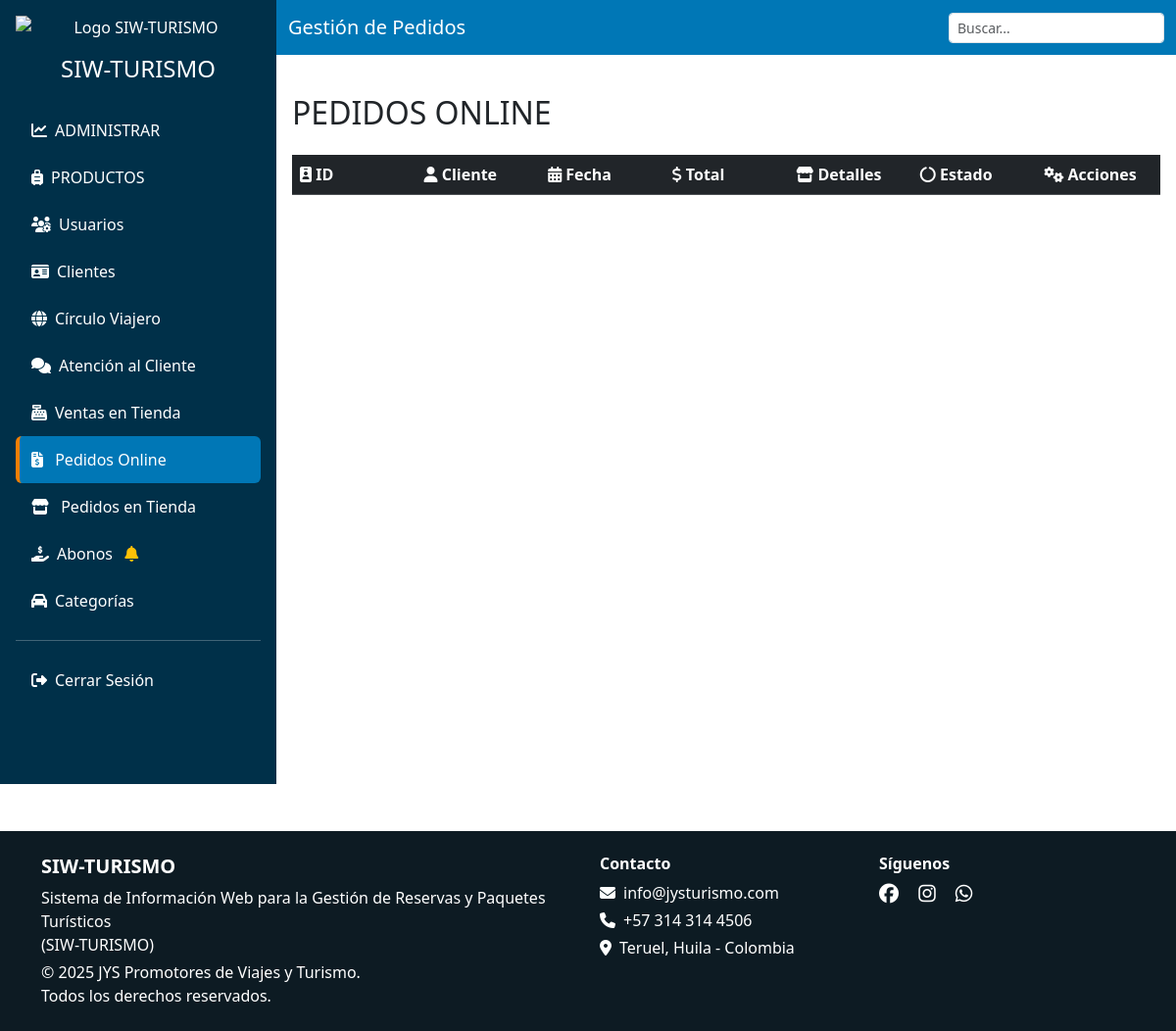
Before: /vista/admin/pedidos.php (signed in) with the older database file.
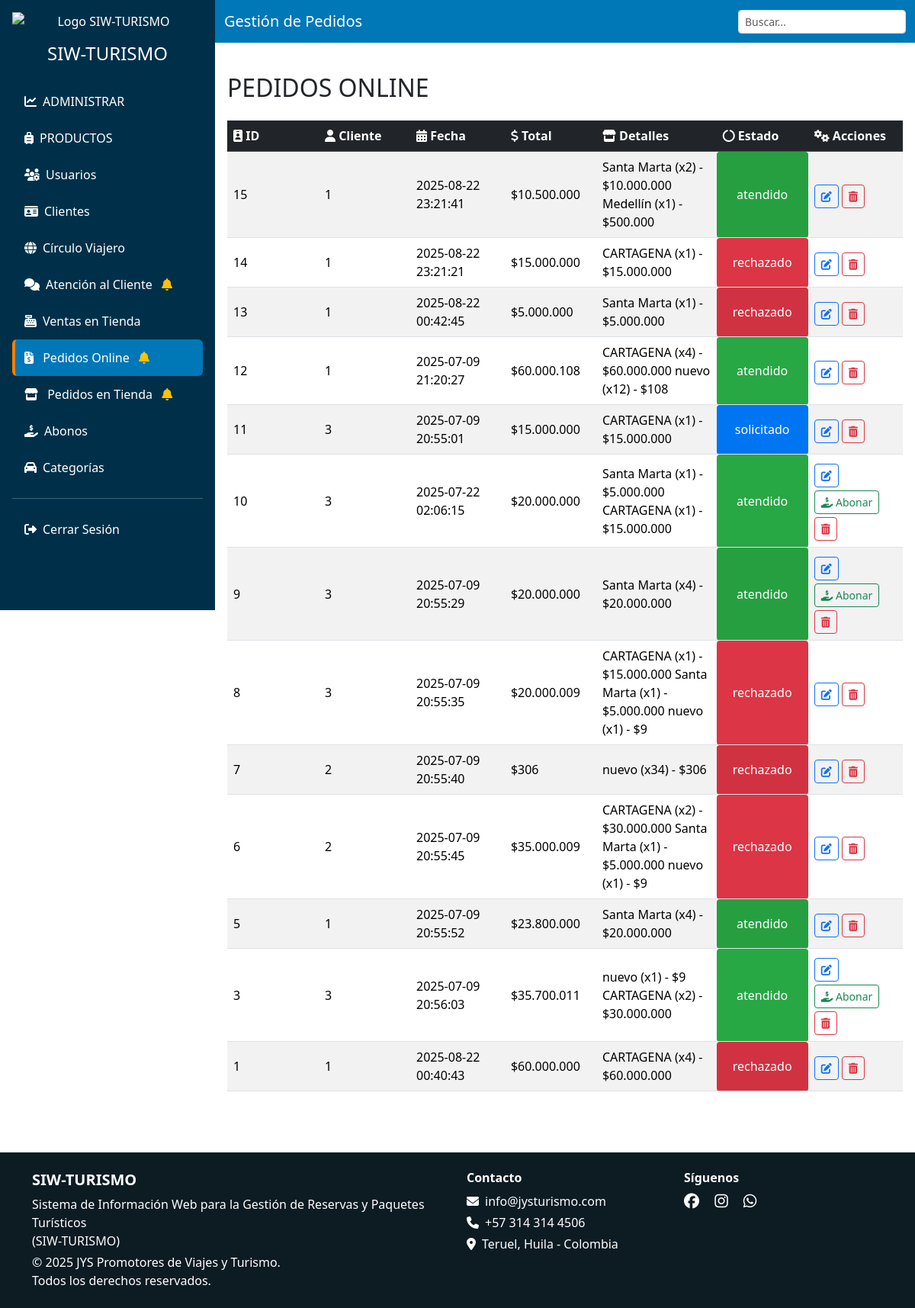
After: the same page with the newer database file.
### tables this page shows
CREATE TABLE `ventas` (
  `id` int(11) NOT NULL,
  `tipo_venta` enum('online','fisica','','') NOT NULL,
  `fecha` timestamp NOT NULL DEFAULT current_timestamp(),
  `total` int(11) NOT NULL,
  `id_cliente` int(11) NOT NULL,
  `estado` enum('solicitado','atendido','rechazado') DEFAULT NULL,
  `detalles` text DEFAULT NULL
);

### modelo/obtenerEstados.php (called while the page is built, shortened)
<?php
function hayPedidos($conn)
{
    $sql = "SELECT 1 FROM ventas WHERE estado = ? AND tipo_venta = 'online' LIMIT 1";
    $stmt = $conn->prepare($sql);
    if ($stmt) {
        $estado = "solicitado";
        $stmt->bind_param("s", $estado);
        $stmt->execute();
        $stmt->store_result();
        $hay = ($stmt->num_rows > 0);
        return $hay;
    }
    return false;
}
function hayAtenciones($conn)
{
    $sql = "SELECT 1 FROM atencion_clientes WHERE estado = ? LIMIT 1";
    $stmt = $conn->prepare($sql);
    if ($stmt) {
        $estado = "PE";
        $stmt->bind_param("s", $estado);
        $stmt->execute();
        $stmt->store_result();
        $hay = ($stmt->num_rows > 0);
        return $hay;
    }
    return false;
}
function hayPedidosFisicos($conn){
    $sql = "SELECT 1 FROM ventas WHERE estado = ? AND tipo_venta = 'fisica' LIMIT 1";
    $stmt = $conn->prepare($sql);
    if ($stmt) {
        $estado = "solicitado";
        $stmt->bind_param("s", $estado);
        $stmt->execute();
        $stmt->store_result();
        $hay = ($stmt->num_rows > 0);
        return $hay;
    }
    return false;
}
function hayAbonosPendientes($conn){
    $sql = "SELECT 1 FROM abonos WHERE estado = 'pendiente' LIMIT 1";
    $stmt = $conn->prepare($sql);
    if ($stmt) {
        $stmt->execute();
        $stmt->store_result();
        $hay = ($stmt->num_rows > 0);
        return $hay;
    }
    return false;
}
?>

### modelo/pedidos_m.php (called while the page is built, shortened)
<?php
    function obtenerPedidos($conn) {
        $pedidos = [];
        $sql = "SELECT id, fecha, total, id_cliente, estado, detalles FROM ventas WHERE tipo_venta = 'online' ORDER BY id DESC";
        $resultado = $conn->query($sql);
        if ($resultado && $resultado->num_rows > 0) {
            while ($fila = $resultado->fetch_assoc()) {
                $pedidos[] = $fila;
            }
        }
        return $pedidos;
    }
?>

### modelo/ventas_m.php (called while the page is built, shortened)
<?php
function obtenerTotalAbonosPorVenta($conn, $id_venta) {
    $sql = "SELECT SUM(monto) AS total_abonos FROM abonos WHERE id_venta = ? AND estado = 'aceptado'";
    $stmt = $conn->prepare($sql);
    $stmt->bind_param("i", $id_venta);
    $stmt->execute();
    $result = $stmt->get_result();
    $row = $result->fetch_assoc();
    return $row['total_abonos'] ?? 0;
}
?>

### vista/admin/pedidos.php (the view, shortened to what the changed rows need)
<?php
include('header.php');
?>
<body>
  <?php
  include '../../conexion.php';
  include '../../modelo/pedidos_m.php';
  include '../../modelo/ventas_m.php';
  $pedidos = obtenerPedidos($conn);
  ?>
  <div class="d-flex flex-column flex-lg-row">
    <?php include('sidebar.php'); ?>
    <div class="flex-grow-1">
      <div class="main-content">
        <div class="d-flex justify-content-between align-items-center mb-4">
          <h2 class="mb-0 mt-4">PEDIDOS ONLINE</h2>
        </div>
        <div class="table-responsive">
          <table class="table table-striped table-hover align-middle">
            <thead class="table-dark">
              <tr>
                <th><i class="fas fa-id-badge"></i> ID</th>
                <th><i class="fas fa-user"></i> Cliente</th>
                <th><i class="fas fa-calendar-alt"></i> Fecha</th>
                <th><i class="fas fa-dollar-sign"></i> Total</th>
                <th><i class="fas fa-store"></i> Detalles</th>
                <th><i class="fas fa-circle-notch"></i> Estado</th>
                <th><i class="fas fa-cogs"></i> Acciones</th>
              </tr>
            </thead>
            <tbody>
              <?php foreach ($pedidos as $pedido): ?>
                <tr>
                  <td><?= $pedido['id'] ?></td>
                  <td><?= $pedido['id_cliente'] ?></td>
                  <td><?= $pedido['fecha'] ?></td>
                  <td>$<?= number_format($pedido['total'], 0, ',', '.') ?></td>
                  <td><?= htmlspecialchars($pedido['detalles']) ?></td>
                  <?php
                  $colores = [
                    'atendido' => '#28a745',
                    'rechazado' => '#dc3545',
                    'solicitado' => '#007bff'
                  ];
                  $estado = strtolower($pedido['estado']);
                  $color = isset($colores[$estado]) ? $colores[$estado] : '#6c757d';
                  ?>
                  <td style="background-color:<?= $color ?>;color:#fff;padding:5px;border-radius:4px;text-align:center;">
                    <?= htmlspecialchars($pedido['estado']) ?>
                  </td>
                  <td>
                    <button class="btn btn-sm btn-outline-primary mt-1" data-bs-toggle="modal"
                      data-bs-target="#modalEditar<?= $pedido['id'] ?>">
                      <i class="fas fa-edit"></i>
                    </button>
                    <?php
                    $id_venta = $pedido['id'];
                    $totalAbonos = obtenerTotalAbonosPorVenta($conn, $id_venta);
                    $saldoPendiente = $pedido['total'] - $totalAbonos;
                    ?>
                    <?php if ($saldoPendiente > 0 && $pedido['estado'] == 'atendido'): ?>
                      <button class="btn btn-sm btn-outline-success mt-1" data-bs-toggle="modal"
                        data-bs-target="#abonarpedidoModal<?php echo $pedido['id']; ?>">
                        <i class="fas fa-hand-holding-usd"></i> Abonar
                      </button>
                    <?php endif; ?>
                    <button class="btn btn-sm btn-outline-danger mt-1"
                      onclick="eliminar(event, <?= $pedido['id'] ?>)"><i class="fas fa-trash-alt"></i>
                    </button>
                  </td>
                </tr>
              <?php endforeach; ?>
            </tbody>
          </table>
        </div>
      </div>
    </div>
  </div>
  <?php include('footer.php'); ?>
</body>
</html>

### vista/admin/sidebar.php (shortened to what the changed rows need)
<?php
include '../../conexion.php';
include '../../modelo/obtenerEstados.php';
$CampanaPedidos = hayPedidos($conn);
$CampanaAtencion = hayAtenciones($conn);
$CampanaPedidosFisicos=hayPedidosFisicos($conn);
$campanaAbonos = hayAbonosPendientes($conn);
?>
<!DOCTYPE html>
<html lang="es">
<head>
    <link
        href="../../libs/bootstrap-5.3.3-dist/css/bootstrap.min.css"
        rel="stylesheet" />
</head>
<body>
    <div class="sidebar p-3 text-center d-flex flex-column flex-shrink-0 text-white overflow-auto vh-100">
        <nav style="min-width: 250px;">
            <ul class="nav nav-pills flex-column text-start">
                <?php if ($_SESSION['rol'] == 'ADMIN' || $_SESSION['rol'] == 'ATENCION_CLIENTE'): ?>
                    <li class="nav-item">
                        <a href="atencion_cliente.php" class="nav-link i-atencion_cliente text-white">
                            <i class="fas fa-comments me-2"></i>Atención al Cliente
                            <?php if ($CampanaAtencion): ?>
                                <i class="fas fa-bell text-warning ms-2"></i>
                            <?php endif; ?>
                        </a>
                    </li>
                <?php endif; ?>
                <li class="nav-item">
                    <a href="pedidos.php" class="nav-link i-pedidos text-white">
                        <i class="fas fa-file-invoice-dollar me-2"></i>
                        Pedidos Online
                        <?php if ($CampanaPedidos): ?>
                            <i class="fas fa-bell text-warning ms-2"></i>
                        <?php endif; ?>
                    </a>
                </li>
                 <li class="nav-item">
                    <a href="pedidos_tienda.php" class="nav-link i-pedidos_tienda text-white">
                        <i class="fas fa-store me-2"></i>
                        Pedidos en Tienda
                        <?php if ($CampanaPedidosFisicos): ?>
                            <i class="fas fa-bell text-warning ms-2"></i>
                        <?php endif; ?>
                    </a>
                </li>
                <?php if ($_SESSION['rol'] != 'ATENCION_CLIENTE'): ?>
                    <li class="nav-item">
                        <a href="abonos.php" class="nav-link i-abonos text-white">
                            <i class="fas fa-hand-holding-usd me-2"></i>Abonos
                            <?php if ($campanaAbonos): ?>
                            <i class="fas fa-bell text-warning ms-2"></i>
                        <?php endif; ?>
                        </a>
                    </li>
                <?php endif; ?>
            </ul>
        </nav>
    </div>
</body>
</html>

Changed rows visible on the page:
now on this page (row edited): ventas: id "15", id_cliente "1", fecha "2025-08-22 23:21:41", total "10.500.000", detalles "Santa Marta (x2) - $10.000.000 Medellín (x1) - $500.000", estado "atendido"
now on this page (row edited): ventas: id "14", id_cliente "1", fecha "2025-08-22 23:21:21", total "15.000.000", detalles "CARTAGENA (x1) - $15.000.000", estado "rechazado"
now on this page (row edited): ventas: id "13", id_cliente "1", fecha "2025-08-22 00:42:45", total "5.000.000", detalles "Santa Marta (x1) - $5.000.000", estado "rechazado"
now on this page (row edited): ventas: id "12", id_cliente "1", fecha "2025-07-09 21:20:27", total "60.000.108", detalles "CARTAGENA (x4) - $60.000.000 nuevo (x12) - $108", estado "atendido"
now on this page (row edited): ventas: id "11", id_cliente "3", fecha "2025-07-09 20:55:01", total "15.000.000", detalles "CARTAGENA (x1) - $15.000.000", estado "solicitado"
now on this page (row edited): ventas: id "10", id_cliente "3", fecha "2025-07-22 02:06:15", total "20.000.000", detalles "Santa Marta (x1) - $5.000.000 CARTAGENA (x1) - $15.000.000", estado "atendido"
now on this page (row edited): ventas: id "9", id_cliente "3", fecha "2025-07-09 20:55:29", total "20.000.000", detalles "Santa Marta (x4) - $20.000.000", estado "atendido"
now on this page (row edited): ventas: id "8", id_cliente "3", fecha "2025-07-09 20:55:35", total "20.000.009", detalles "CARTAGENA (x1) - $15.000.000 Santa Marta (x1) - $5.000.000 nuevo (x1) - $9", estado "rechazado"
now on this page (row edited): ventas: id "7", id_cliente "2", fecha "2025-07-09 20:55:40", total "306", detalles "nuevo (x34) - $306", estado "rechazado"
now on this page (row edited): ventas: id "6", id_cliente "2", fecha "2025-07-09 20:55:45", total "35.000.009", detalles "CARTAGENA (x2) - $30.000.000 Santa Marta (x1) - $5.000.000 nuevo (x1) - $9", estado "rechazado"
now on this page (row edited): ventas: id "5", id_cliente "1", fecha "2025-07-09 20:55:52", total "23.800.000", detalles "Santa Marta (x4) - $20.000.000", estado "atendido"
now on this page (row edited): ventas: id "3", id_cliente "3", fecha "2025-07-09 20:56:03", total "35.700.011", detalles "nuevo (x1) - $9 CARTAGENA (x2) - $30.000.000", estado "atendido"
now on this page (row edited): ventas: id "1", id_cliente "1", fecha "2025-08-22 00:40:43", total "60.000.000", detalles "CARTAGENA (x4) - $60.000.000", estado "rechazado"
